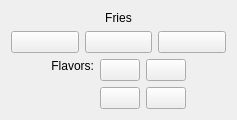
     <widget class="QWidget" name="fries">
      <layout class="QGridLayout" name="gridLayout_13">
       <item row="0" column="0">
        <layout class="QGridLayout" name="gridLayout_12">
         <item row="0" column="0">
          <layout class="QVBoxLayout" name="verticalLayout_8">
           <item>
            <widget class="QLabel" name="fries_label">
             <property name="text">
              <string>Fries</string>
             </property>
             <property name="alignment">
              <set>Qt::AlignCenter</set>
             </property>
            </widget>
           </item>
           <item>
            <layout class="QHBoxLayout" name="horizontalLayout_10">
             <item>
              <widget class="QPushButton" name="fries_regular">
               <property name="text">
                <string/>
               </property>
               <property name="icon">
                <iconset resource="teaIcons/foods/foodIcons.qrc">
                 <normaloff>:/icons/fries/regular.png</normaloff>:/icons/fries/regular.png</iconset>
               </property>
               <property name="iconSize">
                <size>
                 <width>272</width>
                 <height>111</height>
                </size>
               </property>
               <property name="checkable">
                <bool>true</bool>
               </property>
              </widget>
             </item>
             <item>
              <widget class="QPushButton" name="fries_medium">
               <property name="text">
                <string/>
               </property>
               <property name="icon">
                <iconset resource="teaIcons/foods/foodIcons.qrc">
                 <normaloff>:/icons/fries/medium.png</normaloff>:/icons/fries/medium.png</iconset>
               </property>
               <property name="iconSize">
                <size>
                 <width>272</width>
                 <height>111</height>
                </size>
               </property>
               <property name="checkable">
                <bool>true</bool>
               </property>
              </widget>
             </item>
             <item>
              <widget class="QPushButton" name="fries_large">
               <property name="text">
                <string/>
               </property>
               <property name="icon">
                <iconset resource="teaIcons/foods/foodIcons.qrc">
                 <normaloff>:/icons/fries/large.png</normaloff>:/icons/fries/large.png</iconset>
               </property>
               <property name="iconSize">
                <size>
                 <width>272</width>
                 <height>111</height>
                </size>
               </property>
               <property name="checkable">
                <bool>true</bool>
               </property>
              </widget>
             </item>
            </layout>
           </item>
           <item>
            <layout class="QHBoxLayout" name="horizontalLayout_11">
             <item>
              <spacer name="horizontalSpacer_7">
               <property name="orientation">
                <enum>Qt::Horizontal</enum>
               </property>
               <property name="sizeHint" stdset="0">
                <size>
                 <width>40</width>
                 <height>20</height>
                </size>
               </property>
              </spacer>
             </item>
             <item>
              <widget class="QLabel" name="fries_flavorsLabel">
               <property name="text">
                <string>Flavors:</string>
               </property>
               <property name="alignment">
                <set>Qt::AlignRight|Qt::AlignTop|Qt::AlignTrailing</set>
               </property>
              </widget>
             </item>
             <item>
              <layout class="QVBoxLayout" name="verticalLayout_9">
               <item>
                <widget class="QPushButton" name="addFries_cheese">
                 <property name="text">
                  <string/>
                 </property>
                 <property name="icon">
                  <iconset resource="teaIcons/foods/foodIcons.qrc">
                   <normaloff>:/icons/fries/cheese.png</normaloff>:/icons/fries/cheese.png</iconset>
                 </property>
                 <property name="iconSize">
                  <size>
                   <width>180</width>
                   <height>100</height>
                  </size>
                 </property>
                 <property name="checkable">
                  <bool>true</bool>
                 </property>
                </widget>
               </item>
               <item>
                <widget class="QPushButton" name="addFries_barbecue">
                 <property name="text">
                  <string/>
                 </property>
                 <property name="icon">
                  <iconset resource="teaIcons/foods/foodIcons.qrc">
                   <normaloff>:/icons/fries/barbecue.png</normaloff>:/icons/fries/barbecue.png</iconset>
                 </property>
                 <property name="iconSize">
                  <size>
                   <width>180</width>
                   <height>100</height>
                  </size>
                 </property>
                 <property name="checkable">
                  <bool>true</bool>
                 </property>
                </widget>
               </item>
              </layout>
             </item>
             <item>
              <layout class="QVBoxLayout" name="verticalLayout_10">
               <item>
                <widget class="QPushButton" name="addFries_sourCream">
                 <property name="text">
                  <string/>
                 </property>
                 <property name="icon">
                  <iconset resource="teaIcons/foods/foodIcons.qrc">
                   <normaloff>:/icons/fries/sourcream.png</normaloff>:/icons/fries/sourcream.png</iconset>
                 </property>
                 <property name="iconSize">
                  <size>
                   <width>180</width>
                   <height>100</height>
                  </size>
                 </property>
                 <property name="checkable">
                  <bool>true</bool>
                 </property>
                </widget>
               </item>
               <item>
                <widget class="QPushButton" name="addFries_plain">
                 <property name="text">
                  <string/>
                 </property>
                 <property name="icon">
                  <iconset resource="teaIcons/foods/foodIcons.qrc">
                   <normaloff>:/icons/fries/plain.png</normaloff>:/icons/fries/plain.png</iconset>
                 </property>
                 <property name="iconSize">
                  <size>
                   <width>180</width>
                   <height>100</height>
                  </size>
                 </property>
                 <property name="checkable">
                  <bool>true</bool>
                 </property>
                </widget>
               </item>
              </layout>
             </item>
             <item>
              <spacer name="horizontalSpacer_3">
               <property name="orientation">
                <enum>Qt::Horizontal</enum>
               </property>
               <property name="sizeHint" stdset="0">
                <size>
                 <width>40</width>
                 <height>20</height>
                </size>
               </property>
              </spacer>
             </item>
            </layout>
           </item>
          </layout>
         </item>
        </layout>
       </item>
      </layout>
     </widget>
